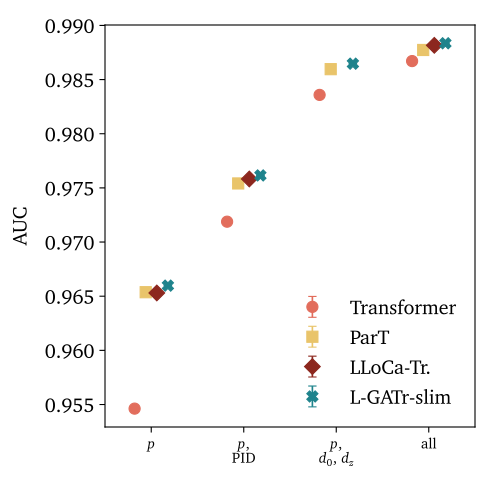

Recreate this plot in Python.
"""Quick-and-dirty placeholder: input-feature relevance for jetclass and jetset.

x-axis = input feature choice, y-axis = a performance metric, one marker (per
network) with errorbar at each x. Only model_size=0 is used; central value =
median over seeds, errorbar = std over seeds. All pages go into a single
features.pdf, one page per dataset and metric (jetclass AUC, jetclass loss,
jetset AUC, jetset loss). Run from repo root: python -m scaling.features
"""

import glob
import json

import matplotlib
import matplotlib.pyplot as plt
import numpy as np
from matplotlib.backends.backend_pdf import PdfPages

plt.rcParams["font.family"] = "serif"
plt.rcParams["font.serif"] = "Charter"
plt.rcParams["text.usetex"] = True
plt.rcParams["text.latex.preamble"] = (
    r"\usepackage[bitstream-charter]{mathdesign} \usepackage{amsmath}"
)
LEFT, RIGHT, TOP = 0.21, 0.95, 0.95
XTICK_FONTSIZE = 11
X_LABEL_POS, Y_LABEL_POS = -0.1, -0.2
FIGSIZE = (5, 5)
FONTSIZE = 15
PAGEWIDTH = 11
MATPLOTLIB_PARAMS = {
    "font.size": FONTSIZE,
    "axes.titlesize": FONTSIZE,
    "axes.labelsize": FONTSIZE,
    "xtick.labelsize": FONTSIZE,
    "ytick.labelsize": FONTSIZE,
    "legend.fontsize": FONTSIZE,
    "figure.titlesize": FONTSIZE,
    "figure.dpi": 100,
    "savefig.dpi": 300,
    "figure.figsize": (PAGEWIDTH / 2, PAGEWIDTH / 2),
    "lines.markeredgewidth": 0.8,
    "axes.edgecolor": "black",
    "axes.grid": False,
    "grid.color": "0.9",
    "axes.grid.which": "both",
    "xtick.bottom": True,
    "xtick.direction": "out",
    "xtick.color": "black",
    "xtick.major.bottom": True,
    "xtick.major.size": 4,
    "xtick.minor.bottom": False,
    "ytick.left": True,
    "ytick.direction": "out",
    "ytick.color": "black",
    "ytick.major.left": True,
    "ytick.major.size": 4,
    "ytick.minor.left": True,
    "ytick.minor.size": 2,
}
matplotlib.rcParams.update(MATPLOTLIB_PARAMS)

colors = {
    "tr": "#E26D5C",
    "lloca": "#8C271E",
    "slim": "#1E838C",
    "part": "#E9C46A",
}
markers = {"tr": "o", "lloca": "D", "slim": "X", "part": "s"}
labels = {"tr": "Transformer", "lloca": "LLoCa-Tr.", "slim": "L-GATr-slim", "part": "ParT"}
MODEL_ORDER = ["tr", "part", "lloca", "slim"]

# (metric key in results_*.json, y-axis label) -> one PDF page each
METRICS = [("auc_ovo", r"AUC"), ("loss", r"loss")]

# (x tick label, glob pattern for size=0 runs across seeds), in x-axis order.
# Each incremental feature group goes on its own label row, so the nesting is
# visible without brackets.
JETCLASS = [
    (r"$p$", "runs/jetclass_fourmomenta/v*_{m}_*"),
    (r"$p,$" "\n" r"$\mathrm{PID}$", "runs/jetclass_pid/v*_{m}_*"),
    (r"$p,$" "\n" r"$d_0,\,d_z$", "runs/jetclass_displacements/v*_{m}_*"),
    (r"$\mathrm{all}$", "runs/jetclass_all/v*_{m}_*"),
]
JETCLASS_MODELS = ["tr", "part", "lloca", "slim"]  # lloca only ran for the "all" feature set

JETSET = [
    (r"$p$", "runs/jetset_fourmomenta/v*_{m}_*"),
    (r"$p,$" "\n" r"$S_{d_0},\,S_{z_0}$", "runs/jetset_ipsig/v*_{m}_*"),
    (
        r"$p,$" "\n" r"$S_{d_0},\,S_{z_0},$" "\n" r"$d_0,\,z_0$",
        "runs/jetset_ip/v*_{m}_*",
    ),
    (
        r"$p,$"
        "\n"
        r"$S_{d_0},\,S_{z_0},$"
        "\n"
        r"$d_0,\,z_0,$"
        "\n"
        r"$p_T^{\mathrm{rel}},\,\Delta R$",
        "runs/jetset_ipkin/v*_{m}_*",
    ),
    (r"$\mathrm{all}$", "runs/jetset_all/v*_{m} _*"),
]
JETSET_MODELS = ["tr", "part", "lloca", "slim"]


def collect(pattern, model, metric):
    """Median, std and count of metric over seeds for one (feature, model)."""
    values = []
    for run_dir in sorted(glob.glob(pattern.format(m=model))):
        for results_file in glob.glob(f"{run_dir}/*/results_*.json"):
            with open(results_file) as f:
                results = json.load(f)
            if metric in results:
                values.append(results[metric])
            break  # one results file per run
    if not values:
        return np.nan, np.nan, 0
    return float(np.median(values)), float(np.std(values)), len(values)


def plot_page(pdf, features, models, metric, ylabel):
    fig, ax = plt.subplots(figsize=FIGSIZE)
    ax.set_ylabel(ylabel, fontsize=FONTSIZE)
    ax.tick_params(axis="both", which="major", labelsize=FONTSIZE)
    ax.yaxis.set_label_coords(Y_LABEL_POS, 0.5)
    # just enough bottom margin for the tallest (multi-row) x tick label
    max_rows = max(lab.count("\n") + 1 for lab, _ in features)
    bottom = 0.07 + 0.038 * max_rows
    plt.subplots_adjust(LEFT, bottom, RIGHT, TOP)

    xpos = np.arange(len(features))
    # horizontal dodge so the per-network markers at one x don't overlap
    offsets = np.linspace(-0.18, 0.18, len(models))

    for model in [m for m in MODEL_ORDER if m in models]:
        off = offsets[models.index(model)]
        x, y_med, y_std = [], [], []
        for i, (_, pattern) in enumerate(features):
            med, std, n = collect(pattern, model, metric)
            if n == 0:
                continue
            x.append(xpos[i] + off)
            y_med.append(med)
            y_std.append(std)
        ax.errorbar(
            x,
            y_med,
            yerr=y_std,
            color=colors[model],
            marker=markers[model],
            label=labels[model],
            markersize=8,
            lw=0,
            elinewidth=1.2,
            capsize=3,
        )

    ax.set_xticks(xpos)
    ax.set_xticklabels([lab for lab, _ in features], fontsize=XTICK_FONTSIZE)
    ax.set_xlim(-0.5, len(features) - 0.5)
    ax.legend(frameon=False)
    pdf.savefig(fig)
    plt.close()


def main():
    with PdfPages("scaling/features.pdf") as pdf:
        for metric, ylabel in METRICS:
            plot_page(pdf, JETCLASS, JETCLASS_MODELS, metric, ylabel)
        for metric, ylabel in METRICS:
            plot_page(pdf, JETSET, JETSET_MODELS, metric, ylabel)


if __name__ == "__main__":
    main()
